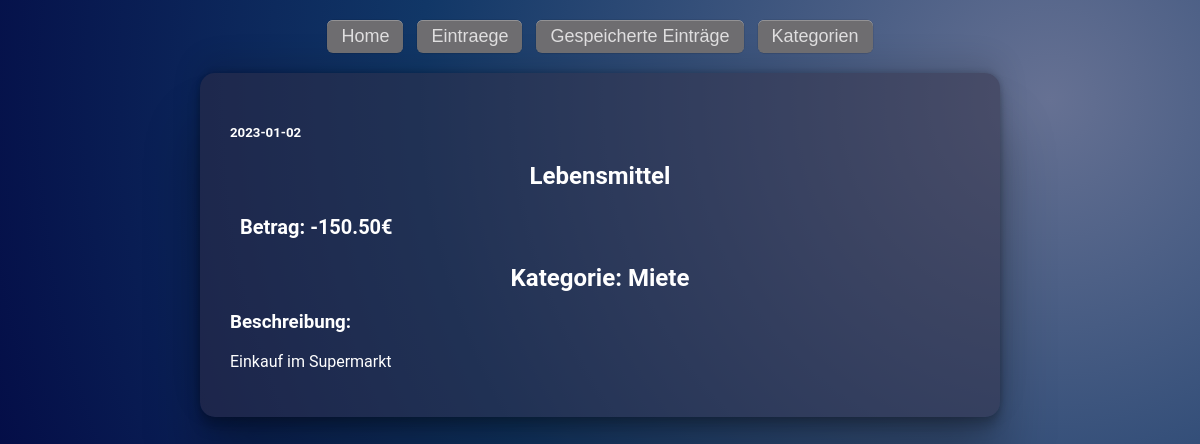
The app's page /single_input.php?input_id=23 with its own data.
### tables this page shows
CREATE TABLE `inputs` (
  `input_id` int(11) NOT NULL,
  `input_name` varchar(60) DEFAULT NULL,
  `category_id` int(11) DEFAULT NULL,
  `input_amount` decimal(10,2) NOT NULL,
  `input_datum` date NOT NULL,
  `input_description` text DEFAULT NULL
);

CREATE TABLE `categories` (
  `category_id` int(11) NOT NULL,
  `category_name` varchar(60) NOT NULL,
  `category_income` tinyint(1) DEFAULT NULL
);

### single_input.php (the view)
<?php
include('server/connection.php');
if(isset($_GET['input_id'])){
    $inputID = $_GET['input_id'];
    $stmt8 = $conn_db->prepare("SELECT input_id, input_name, input_amount, input_datum, input_description, categories.category_id, categories.category_name
                                FROM inputs
                                LEFT JOIN categories ON categories.category_id = inputs.category_id
                                WHERE input_id = ?
                                ORDER BY input_datum DESC");
    $stmt8->bind_param('i', $inputID);
    $stmt8->execute();
    $singleInput = $stmt8->get_result();
} else {
}
include('layouts/header.php');
?>
<main>
<?php while($row = (mysqli_fetch_array($singleInput, MYSQLI_ASSOC))) { ?>
    <div class="single-input-div">
        <h5><?php echo $row['input_datum']; ?></h5>
        <h2><?php echo $row['input_name']; ?></h2>
        <h1>Betrag: <?php echo $row['input_amount']; ?>€</h1>
        <h2>Kategorie: <?php echo $row['category_name']; ?></h2>
        <h3>Beschreibung:</h3>
        <p><?php echo $row['input_description']; ?></p>
    </div>
<?php } ?>
</main>
<?php include('layouts/footer.php'); ?>

### assets/style.css (style rules this page uses)
body, h1 { margin: 0; padding: 0; }
html { background-image: radial-gradient(circle at 87.5% 12.5%, #667193 0, #113767 50%, #00003d 100%); color: #ffffff; font-family: 'Roboto', Arial, Helvetica, sans-serif; min-height: 100%; }
main { background-color: #302D4280; min-width: 800px; width: 50%; margin: 20px auto; border-radius: 15px; box-shadow: rgba(0, 0, 0, 0.25) 0px 54px 55px, rgba(0, 0, 0, 0.12) 0px -12px 30px, rgba(0, 0, 0, 0.12) 0px 4px 6px, rgba(0, 0, 0, 0.17) 0px 12px 13px, rgba(0, 0, 0, 0.09) 0px -3px 5px; }
h1 { padding: 10px; font-size: 20px; }
h2 { margin: 15px; text-align: center; }
.single-input-div { padding: 30px; }

### records on screen
inputs: input_datum "2023-01-02", input_name "Lebensmittel", input_amount "-150.50", category.category_name "Miete", input_description "Einkauf im Supermarkt"
